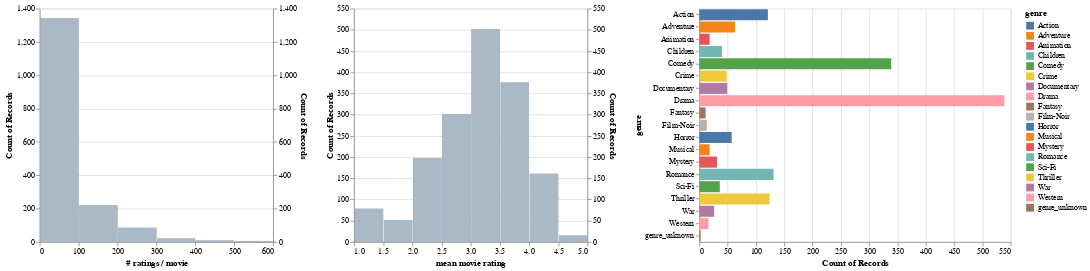

Notebook code cell kept with this figure:
### Code cell
# Display the number of ratings and average rating per movie.
alt.hconcat(
    filtered_hist('rating count', '# ratings / movie', genre_filter),
    filtered_hist('rating mean', 'mean movie rating', genre_filter),
    genre_chart,
    data=movies_ratings)

### Figure 1 — Vega-Lite specification as saved in the notebook (floating-point values rounded to 4 significant figures; data arrays with more than 128 entries replaced by an {"elided": "..."} marker saying what was removed)
{"config": {"view": {"continuousWidth": 400, "continuousHeight": 300}}, "hconcat": [{"layer": [{"mark": "bar", "encoding": {"x": {"type": "quantitative", "bin": {"maxbins": 10}, "field": "rating count", "title": "# ratings / movie"}, "y": {"type": "quantitative", "aggregate": "count"}}, "transform": [{"filter": {"selection": "selector002"}}], "width": 300}, {"mark": "bar", "encoding": {"color": {"value": "lightgray"}, "opacity": {"value": 0.7}, "x": {"type": "quantitative", "bin": {"maxbins": 10}, "field": "rating count", "title": "# ratings / movie"}, "y": {"type": "quantitative", "aggregate": "count"}}, "width": 300}], "resolve": {"scale": {"y": "independent"}}}, {"layer": [{"mark": "bar", "encoding": {"x": {"type": "quantitative", "bin": {"maxbins": 10}, "field": "rating mean", "title": "mean movie rating"}, "y": {"type": "quantitative", "aggregate": "count"}}, "transform": [{"filter": {"selection": "selector002"}}], "width": 300}, {"mark": "bar", "encoding": {"color": {"value": "lightgray"}, "opacity": {"value": 0.7}, "x": {"type": "quantitative", "bin": {"maxbins": 10}, "field": "rating mean", "title": "mean movie rating"}, "y": {"type": "quantitative", "aggregate": "count"}}, "width": 300}], "resolve": {"scale": {"y": "independent"}}}, {"mark": "bar", "encoding": {"color": {"condition": {"type": "nominal", "field": "genre", "selection": "selector002"}, "value": "lightgray"}, "x": {"type": "quantitative", "aggregate": "count"}, "y": {"type": "nominal", "field": "genre"}}, "height": 300, "selection": {"selector002": {"type": "multi", "fields": ["genre"]}}}], "data": {"name": "data-98dc9f98876cca099f8fb6cbef5b69d8"}, "$schema": "https://vega.github.io/schema/vega-lite/v4.8.1.json", "datasets": {"data-98dc9f98876cca099f8fb6cbef5b69d8": {"elided": "1682 records"}}}
